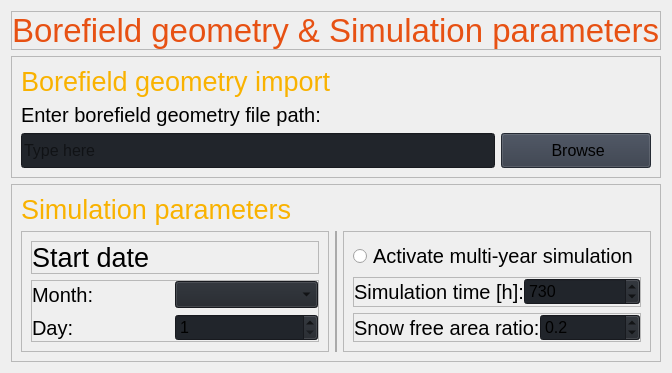
                     <widget class="QWidget" name="borefield_sim">
                      <layout class="QGridLayout" name="gridLayout_16">
                       <item row="0" column="0">
                        <widget class="QFrame" name="frame_4">
                         <property name="maximumSize">
                          <size>
                           <width>16777215</width>
                           <height>60</height>
                          </size>
                         </property>
                         <property name="font">
                          <font>
                           <pointsize>9</pointsize>
                           <italic>false</italic>
                           <bold>false</bold>
                          </font>
                         </property>
                         <property name="frameShape">
                          <enum>QFrame::StyledPanel</enum>
                         </property>
                         <property name="frameShadow">
                          <enum>QFrame::Raised</enum>
                         </property>
                         <layout class="QVBoxLayout" name="verticalLayout_13">
                          <property name="spacing">
                           <number>0</number>
                          </property>
                          <property name="leftMargin">
                           <number>0</number>
                          </property>
                          <property name="topMargin">
                           <number>0</number>
                          </property>
                          <property name="rightMargin">
                           <number>0</number>
                          </property>
                          <property name="bottomMargin">
                           <number>0</number>
                          </property>
                          <item>
                           <widget class="QLabel" name="label">
                            <property name="font">
                             <font>
                              <pointsize>25</pointsize>
                              <italic>false</italic>
                              <bold>false</bold>
                             </font>
                            </property>
                            <property name="styleSheet">
                             <string notr="true">color: #e75113;</string>
                            </property>
                            <property name="text">
                             <string>Borefield geometry &amp; Simulation parameters</string>
                            </property>
                           </widget>
                          </item>
                         </layout>
                        </widget>
                       </item>
                       <item row="1" column="0">
                        <widget class="QFrame" name="frame_5">
                         <property name="maximumSize">
                          <size>
                           <width>16777215</width>
                           <height>160</height>
                          </size>
                         </property>
                         <property name="frameShape">
                          <enum>QFrame::StyledPanel</enum>
                         </property>
                         <property name="frameShadow">
                          <enum>QFrame::Raised</enum>
                         </property>
                         <layout class="QGridLayout" name="gridLayout_5">
                          <item row="0" column="0">
                           <widget class="QLabel" name="label_12">
                            <property name="font">
                             <font>
                              <pointsize>20</pointsize>
                              <italic>false</italic>
                              <bold>false</bold>
                             </font>
                            </property>
                            <property name="styleSheet">
                             <string notr="true">color: #f9b200;</string>
                            </property>
                            <property name="text">
                             <string>Borefield geometry import</string>
                            </property>
                           </widget>
                          </item>
                          <item row="1" column="0">
                           <widget class="QLabel" name="label_13">
                            <property name="font">
                             <font>
                              <pointsize>15</pointsize>
                              <italic>false</italic>
                              <bold>false</bold>
                             </font>
                            </property>
                            <property name="toolTip">
                             <string>&lt;html&gt;&lt;head/&gt;&lt;body&gt;&lt;p&gt;&lt;span style=&quot; font-size:11pt;&quot;&gt;Select the path to the txt.-file containing the borefield geometry. The file must be formatted like described in the GERDPy-documentation.&lt;/span&gt;&lt;/p&gt;&lt;p&gt;&lt;span style=&quot; font-size:11pt;&quot;&gt;If varying borehole depth and radii is checked, the file must contain both parameters for every borehole.&lt;/span&gt;&lt;/p&gt;&lt;/body&gt;&lt;/html&gt;</string>
                            </property>
                            <property name="toolTipDuration">
                             <number>30000</number>
                            </property>
                            <property name="text">
                             <string>Enter borefield geometry file path:</string>
                            </property>
                           </widget>
                          </item>
                          <item row="2" column="0">
                           <widget class="QLineEdit" name="line_borefield_file">
                            <property name="minimumSize">
                             <size>
                              <width>0</width>
                              <height>35</height>
                             </size>
                            </property>
                            <property name="font">
                             <font>
                              <pointsize>12</pointsize>
                              <italic>false</italic>
                              <bold>false</bold>
                             </font>
                            </property>
                            <property name="styleSheet">
                             <string notr="true">background-color: rgb(33, 37, 43);</string>
                            </property>
                            <property name="text">
                             <string/>
                            </property>
                            <property name="placeholderText">
                             <string>Type here</string>
                            </property>
                           </widget>
                          </item>
                          <item row="2" column="1">
                           <widget class="QPushButton" name="btn_browse_borefield">
                            <property name="minimumSize">
                             <size>
                              <width>150</width>
                              <height>35</height>
                             </size>
                            </property>
                            <property name="font">
                             <font>
                              <pointsize>12</pointsize>
                              <italic>false</italic>
                              <bold>false</bold>
                             </font>
                            </property>
                            <property name="cursor">
                             <cursorShape>PointingHandCursor</cursorShape>
                            </property>
                            <property name="styleSheet">
                             <string notr="true">background-color: rgb(52, 59, 72);</string>
                            </property>
                            <property name="text">
                             <string> Browse</string>
                            </property>
                            <property name="icon">
                             <iconset resource="resources.qrc">
                              <normaloff>:/icons/images/icons/cil-folder-open.png</normaloff>:/icons/images/icons/cil-folder-open.png</iconset>
                            </property>
                           </widget>
                          </item>
                         </layout>
                        </widget>
                       </item>
                       <item row="2" column="0">
                        <widget class="QFrame" name="frame_11">
                         <property name="maximumSize">
                          <size>
                           <width>16777215</width>
                           <height>16777215</height>
                          </size>
                         </property>
                         <property name="frameShape">
                          <enum>QFrame::StyledPanel</enum>
                         </property>
                         <property name="frameShadow">
                          <enum>QFrame::Raised</enum>
                         </property>
                         <layout class="QGridLayout" name="gridLayout_14">
                          <item row="0" column="0" colspan="3">
                           <widget class="QLabel" name="label_26">
                            <property name="maximumSize">
                             <size>
                              <width>16777215</width>
                              <height>50</height>
                             </size>
                            </property>
                            <property name="font">
                             <font>
                              <pointsize>20</pointsize>
                              <italic>false</italic>
                              <bold>false</bold>
                             </font>
                            </property>
                            <property name="styleSheet">
                             <string notr="true">color: #f9b200;</string>
                            </property>
                            <property name="text">
                             <string>Simulation parameters</string>
                            </property>
                           </widget>
                          </item>
                          <item row="2" column="1">
                           <widget class="QFrame" name="frame_15">
                            <property name="minimumSize">
                             <size>
                              <width>2</width>
                              <height>0</height>
                             </size>
                            </property>
                            <property name="maximumSize">
                             <size>
                              <width>2</width>
                              <height>16777215</height>
                             </size>
                            </property>
                            <property name="styleSheet">
                             <string notr="true">background-color: rgb(221, 221, 221);
</string>
                            </property>
                            <property name="frameShape">
                             <enum>QFrame::StyledPanel</enum>
                            </property>
                            <property name="frameShadow">
                             <enum>QFrame::Raised</enum>
                            </property>
                           </widget>
                          </item>
                          <item row="2" column="2">
                           <widget class="QFrame" name="frame_29">
                            <property name="frameShape">
                             <enum>QFrame::StyledPanel</enum>
                            </property>
                            <property name="frameShadow">
                             <enum>QFrame::Raised</enum>
                            </property>
                            <layout class="QVBoxLayout" name="verticalLayout_28">
                             <item>
                              <widget class="QRadioButton" name="rb_multiyearsim">
                               <property name="font">
                                <font>
                                 <pointsize>15</pointsize>
                                 <italic>false</italic>
                                 <bold>false</bold>
                                </font>
                               </property>
                               <property name="toolTip">
                                <string>&lt;html&gt;&lt;head/&gt;&lt;body&gt;&lt;p&gt;&lt;span style=&quot; font-size:11pt;&quot;&gt;If checked, only full years are possible. The weather data file will be looped for every year, beginning from Startdate.&lt;/span&gt;&lt;/p&gt;&lt;/body&gt;&lt;/html&gt;</string>
                               </property>
                               <property name="toolTipDuration">
                                <number>30000</number>
                               </property>
                               <property name="text">
                                <string>Activate multi-year simulation</string>
                               </property>
                              </widget>
                             </item>
                             <item>
                              <widget class="QFrame" name="frame_32">
                               <property name="frameShape">
                                <enum>QFrame::StyledPanel</enum>
                               </property>
                               <property name="frameShadow">
                                <enum>QFrame::Raised</enum>
                               </property>
                               <layout class="QGridLayout" name="gridLayout_4">
                                <property name="leftMargin">
                                 <number>0</number>
                                </property>
                                <property name="topMargin">
                                 <number>0</number>
                                </property>
                                <property name="rightMargin">
                                 <number>0</number>
                                </property>
                                <property name="bottomMargin">
                                 <number>0</number>
                                </property>
                                <property name="spacing">
                                 <number>0</number>
                                </property>
                                <item row="1" column="0">
                                 <widget class="QLabel" name="label_29">
                                  <property name="font">
                                   <font>
                                    <pointsize>15</pointsize>
                                    <italic>false</italic>
                                    <bold>false</bold>
                                   </font>
                                  </property>
                                  <property name="toolTip">
                                   <string>&lt;html&gt;&lt;head/&gt;&lt;body&gt;&lt;p&gt;&lt;span style=&quot; font-size:11pt;&quot;&gt;If muli-year simulation is checked, only full years will be simulated. For single year simulation, simulationtime is choosed in hours.&lt;/span&gt;&lt;/p&gt;&lt;/body&gt;&lt;/html&gt;</string>
                                  </property>
                                  <property name="toolTipDuration">
                                   <number>30000</number>
                                  </property>
                                  <property name="text">
                                   <string>Simulation time [h]:</string>
                                  </property>
                                 </widget>
                                </item>
                                <item row="1" column="1">
                                 <widget class="QSpinBox" name="sb_simtime">
                                  <property name="font">
                                   <font>
                                    <pointsize>12</pointsize>
                                    <italic>false</italic>
                                    <bold>false</bold>
                                   </font>
                                  </property>
                                  <property name="styleSheet">
                                   <string notr="true">background-color: rgb(33, 37, 43);</string>
                                  </property>
                                  <property name="minimum">
                                   <number>24</number>
                                  </property>
                                  <property name="maximum">
                                   <number>8760</number>
                                  </property>
                                  <property name="value">
                                   <number>730</number>
                                  </property>
                                  <property name="displayIntegerBase">
                                   <number>10</number>
                                  </property>
                                 </widget>
                                </item>
                               </layout>
                              </widget>
                             </item>
                             <item>
                              <widget class="QFrame" name="frame_35">
                               <property name="frameShape">
                                <enum>QFrame::StyledPanel</enum>
                               </property>
                               <property name="frameShadow">
                                <enum>QFrame::Raised</enum>
                               </property>
                               <layout class="QHBoxLayout" name="horizontalLayout_10">
                                <property name="spacing">
                                 <number>0</number>
                                </property>
                                <property name="leftMargin">
                                 <number>0</number>
                                </property>
                                <property name="topMargin">
                                 <number>0</number>
                                </property>
                                <property name="rightMargin">
                                 <number>0</number>
                                </property>
                                <property name="bottomMargin">
                                 <number>0</number>
                                </property>
                                <item>
                                 <widget class="QLabel" name="label_32">
                                  <property name="font">
                                   <font>
                                    <pointsize>15</pointsize>
                                    <italic>false</italic>
                                    <bold>false</bold>
                                   </font>
                                  </property>
                                  <property name="toolTip">
                                   <string>&lt;html&gt;&lt;head/&gt;&lt;body&gt;&lt;p&gt;&lt;span style=&quot; font-size:11pt;&quot;&gt;Snow free area ratio is the part of surface, which is always free of snow, if snow cumulates at the surface.&lt;/span&gt;&lt;/p&gt;&lt;/body&gt;&lt;/html&gt;</string>
                                  </property>
                                  <property name="toolTipDuration">
                                   <number>30000</number>
                                  </property>
                                  <property name="text">
                                   <string>Snow free area ratio:</string>
                                  </property>
                                 </widget>
                                </item>
                                <item>
                                 <widget class="QDoubleSpinBox" name="sb_rf">
                                  <property name="font">
                                   <font>
                                    <pointsize>12</pointsize>
                                    <italic>false</italic>
                                    <bold>false</bold>
                                   </font>
                                  </property>
                                  <property name="styleSheet">
                                   <string notr="true">background-color: rgb(33, 37, 43);</string>
                                  </property>
                                  <property name="decimals">
                                   <number>1</number>
                                  </property>
                                  <property name="maximum">
                                   <double>1.000000000000000</double>
                                  </property>
                                  <property name="singleStep">
                                   <double>0.100000000000000</double>
                                  </property>
                                  <property name="value">
                                   <double>0.200000000000000</double>
                                  </property>
                                 </widget>
                                </item>
                               </layout>
                              </widget>
                             </item>
                            </layout>
                           </widget>
                          </item>
                          <item row="2" column="0">
                           <widget class="QFrame" name="frame_16">
                            <property name="frameShape">
                             <enum>QFrame::StyledPanel</enum>
                            </property>
                            <property name="frameShadow">
                             <enum>QFrame::Raised</enum>
                            </property>
                            <layout class="QVBoxLayout" name="verticalLayout_32">
                             <item>
                              <widget class="QFrame" name="frame_33">
                               <property name="maximumSize">
                                <size>
                                 <width>16777215</width>
                                 <height>60</height>
                                </size>
                               </property>
                               <property name="frameShape">
                                <enum>QFrame::StyledPanel</enum>
                               </property>
                               <property name="frameShadow">
                                <enum>QFrame::Raised</enum>
                               </property>
                               <layout class="QVBoxLayout" name="verticalLayout_31">
                                <property name="spacing">
                                 <number>0</number>
                                </property>
                                <property name="leftMargin">
                                 <number>0</number>
                                </property>
                                <property name="topMargin">
                                 <number>0</number>
                                </property>
                                <property name="rightMargin">
                                 <number>0</number>
                                </property>
                                <property name="bottomMargin">
                                 <number>0</number>
                                </property>
                                <item>
                                 <widget class="QLabel" name="label_31">
                                  <property name="maximumSize">
                                   <size>
                                    <width>16777215</width>
                                    <height>50</height>
                                   </size>
                                  </property>
                                  <property name="font">
                                   <font>
                                    <pointsize>20</pointsize>
                                    <italic>false</italic>
                                    <bold>false</bold>
                                   </font>
                                  </property>
                                  <property name="toolTip">
                                   <string>&lt;html&gt;&lt;head/&gt;&lt;body&gt;&lt;p&gt;&lt;span style=&quot; font-size:11pt;&quot;&gt;The simulation will be started with the weather conditions at chosen date from weather data file and ends with the date one day before startdate.&lt;/span&gt;&lt;/p&gt;&lt;/body&gt;&lt;/html&gt;</string>
                                  </property>
                                  <property name="toolTipDuration">
                                   <number>30000</number>
                                  </property>
                                  <property name="styleSheet">
                                   <string notr="true"/>
                                  </property>
                                  <property name="text">
                                   <string>Start date</string>
                                  </property>
                                 </widget>
                                </item>
                               </layout>
                              </widget>
                             </item>
                             <item>
                              <widget class="QFrame" name="frame_34">
                               <property name="frameShape">
                                <enum>QFrame::StyledPanel</enum>
                               </property>
                               <property name="frameShadow">
                                <enum>QFrame::Raised</enum>
                               </property>
                               <layout class="QGridLayout" name="gridLayout_9">
                                <property name="leftMargin">
                                 <number>0</number>
                                </property>
                                <property name="topMargin">
                                 <number>0</number>
                                </property>
                                <property name="rightMargin">
                                 <number>0</number>
                                </property>
                                <property name="bottomMargin">
                                 <number>0</number>
                                </property>
                                <property name="horizontalSpacing">
                                 <number>0</number>
                                </property>
                                <item row="0" column="0">
                                 <widget class="QLabel" name="label_27">
                                  <property name="font">
                                   <font>
                                    <pointsize>15</pointsize>
                                    <italic>false</italic>
                                    <bold>false</bold>
                                   </font>
                                  </property>
                                  <property name="text">
                                   <string>Month:</string>
                                  </property>
                                 </widget>
                                </item>
                                <item row="0" column="1">
                                 <widget class="QComboBox" name="cb_month">
                                  <property name="font">
                                   <font>
                                    <pointsize>12</pointsize>
                                    <italic>false</italic>
                                    <bold>false</bold>
                                   </font>
                                  </property>
                                  <property name="styleSheet">
                                   <string notr="true">background-color: rgb(33, 37, 43);</string>
                                  </property>
                                  <property name="currentText">
                                   <string/>
                                  </property>
                                  <property name="currentIndex">
                                   <number>-1</number>
                                  </property>
                                  <property name="maxVisibleItems">
                                   <number>12</number>
                                  </property>
                                 </widget>
                                </item>
                                <item row="1" column="0">
                                 <widget class="QLabel" name="label_28">
                                  <property name="font">
                                   <font>
                                    <pointsize>15</pointsize>
                                    <italic>false</italic>
                                    <bold>false</bold>
                                   </font>
                                  </property>
                                  <property name="text">
                                   <string>Day:</string>
                                  </property>
                                 </widget>
                                </item>
                                <item row="1" column="1">
                                 <widget class="QSpinBox" name="sb_day">
                                  <property name="font">
                                   <font>
                                    <pointsize>12</pointsize>
                                    <italic>false</italic>
                                    <bold>false</bold>
                                   </font>
                                  </property>
                                  <property name="styleSheet">
                                   <string notr="true">background-color: rgb(33, 37, 43);</string>
                                  </property>
                                  <property name="minimum">
                                   <number>1</number>
                                  </property>
                                  <property name="maximum">
                                   <number>31</number>
                                  </property>
                                 </widget>
                                </item>
                               </layout>
                              </widget>
                             </item>
                            </layout>
                           </widget>
                          </item>
                         </layout>
                        </widget>
                       </item>
                      </layout>
                     </widget>
